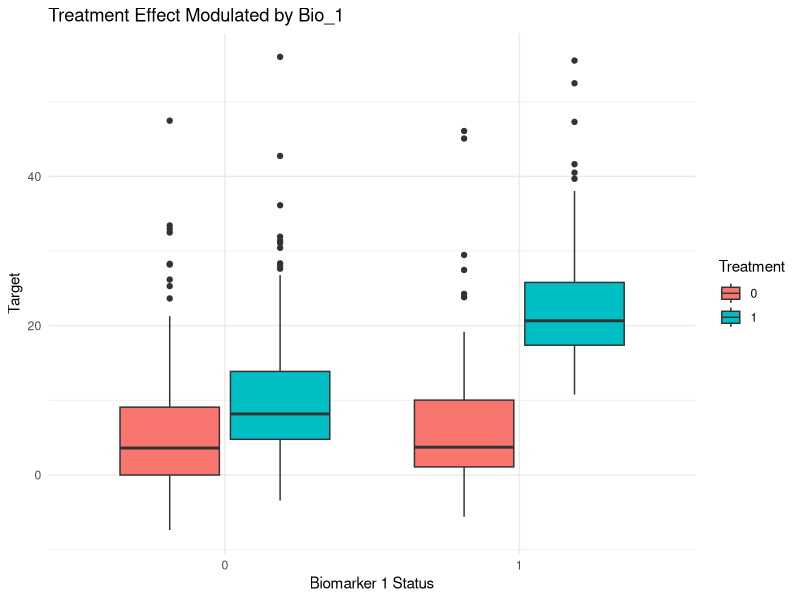

Reproduce this figure in R.
## ---- chunk 1
library(MASS)
library(tidyverse)

n_hist <- 200      # Patients per historical study
n_trial <- 500     # Patients in current trial
H <- 5             # Number of historical studies
p_cont <- 50       # Number of continuous features
p_bin <- 5         # Number of binary biomarkers
rho <- 0.8         # Correlation for collinearity
global_hist_drift <- 0  # Global historical vs current shift

## ---- chunk 2

generate_x <- function(n) {
  sigma <- toeplitz(rho^(0:(p_cont - 1)))
  X_cont <- mvrnorm(n, mu = rep(0, p_cont), Sigma = sigma)
  X_bin <- matrix(rbinom(n * p_bin, 1, 0.3), nrow = n)

  colnames(X_cont) <- paste0("Lab_", 1:p_cont)
  colnames(X_bin) <- paste0("Bio_", 1:p_bin)

  cbind(X_cont, X_bin)
}



## ---- chunk 3
generate_y <- function(X, Trt,
                       study_drift = 0,
                       global_hist_drift = 0) {

  prog_signal <- (2 * X[, "Lab_1"]) +
    (3 * X[, "Lab_2"]^2) +
    (5 * sin(X[, "Lab_3"])) +
    (4 * X[, "Lab_4"] * X[, "Lab_5"])

  trt_effect <- (5 * Trt) + (12 * Trt * X[, "Bio_1"])

  noise <- rnorm(nrow(X), mean = 0, sd = 2)

  prog_signal +
    trt_effect +
    study_drift +
    global_hist_drift +
    noise
}


## ---- chunk 4
historical_data <- lapply(1:H, function(s) {
  X <- generate_x(n_hist)
  Trt <- rep(0, n_hist)

  Y <- generate_y(
    X, Trt,
    study_drift = runif(1, -2, 2),
    global_hist_drift = global_hist_drift
  )

  data.frame(
    Study = paste0("H", s),
    Treatment = Trt,
    Target = Y,
    X
  )
})


## ---- chunk 5
X_trial <- generate_x(n_trial)
Trt_trial <- rbinom(n_trial, 1, 0.7)
Y_trial <- generate_y(X_trial, Trt_trial)

current_trial <- data.frame(
  Study = "Current",
  Treatment = Trt_trial,
  Target = Y_trial,
  X_trial
)

all_data <- do.call(rbind, c(historical_data, list(current_trial)))


## ---- chunk 6
library(ggplot2)

ggplot(
  current_trial,
  aes(x = factor(Bio_1), y = Target, fill = factor(Treatment))
) +
  geom_boxplot() +
  labs(
    title = "Treatment Effect Modulated by Bio_1",
    x = "Biomarker 1 Status",
    fill = "Treatment"
  ) +
  theme_minimal()


## ---- chunk 7
#| message: false
#| warning: false
samp <- all_data %>% select(Study, Treatment, Target, Lab_1, Lab_2, Bio_1) 
knitr::kable(samp[sample(nrow(samp), 10), ], caption = "Sample of Pooled data")

## ---- chunk 8
